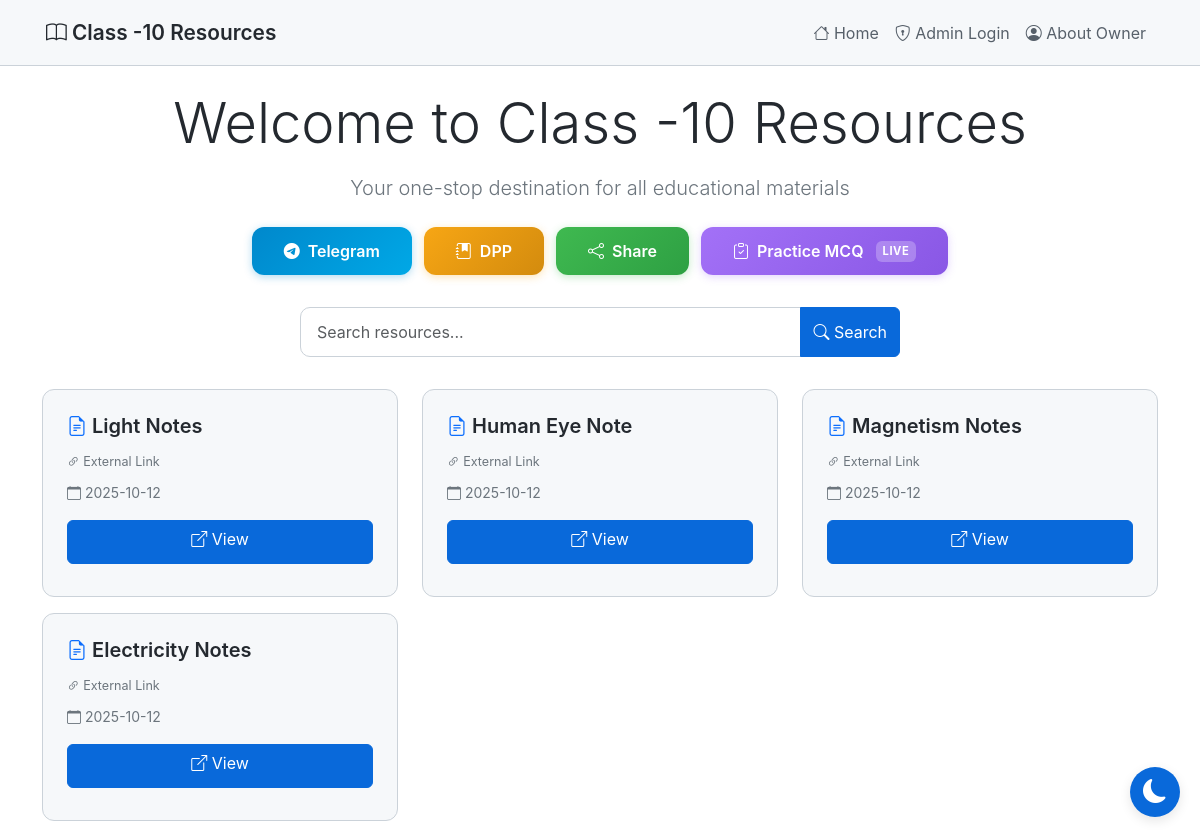
/, run on an earlier commit of the app's database.
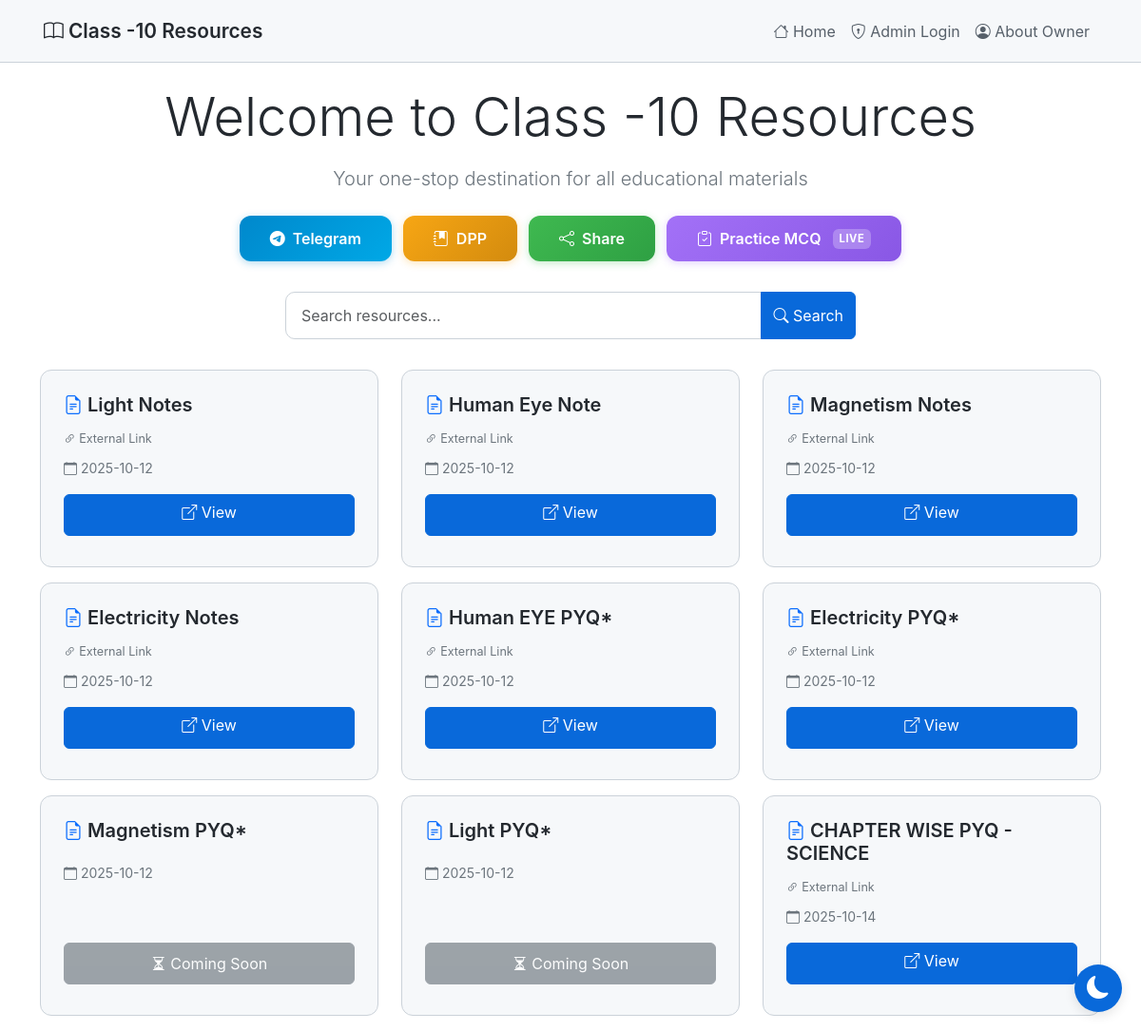
And on a later commit of the database.
### tables this page shows
CREATE TABLE "resources"
                     (id INTEGER PRIMARY KEY AUTOINCREMENT,
                      name TEXT NOT NULL,
                      link TEXT,
                      filename TEXT,
                      created_at TIMESTAMP DEFAULT CURRENT_TIMESTAMP);

### app.py (the view)
@app.route('/')
def index():
    conn = sqlite3.connect('database.db')
    conn.row_factory = sqlite3.Row
    c = conn.cursor()
    search_query = request.args.get('search', '')
    if search_query:
        c.execute('SELECT * FROM resources WHERE name LIKE ? ORDER BY created_at ASC',
                  ('%' + search_query + '%',))
    else:
        c.execute('SELECT * FROM resources ORDER BY created_at ASC')
    resources = c.fetchall()
    c.execute('SELECT * FROM owner_info WHERE id = 1')
    owner_info = c.fetchone()
    c.execute('SELECT * FROM dpps ORDER BY created_at DESC')
    dpps = c.fetchall()
    conn.close()
    is_admin = 'admin' in session
    return render_template('index.html', resources=resources, is_admin=is_admin,
                          search_query=search_query, owner_info=owner_info, dpps=dpps)

### templates/index.html (shortened to what this page needs)
{% extends "base.html" %}
{% block content %}
<div class="text-center my-3">
    <h1 class="display-4 mb-3">Welcome to Class -10 Resources</h1>
    <p class="lead text-secondary">Your one-stop destination for all educational materials</p>
</div>
<div class="action-buttons">
    {% if owner_info %}
    <a href="{{ owner_info['telegram_link'] }}" target="_blank" class="action-btn btn-telegram">
        <i class="bi bi-telegram"></i> Telegram
    </a>
    {% endif %}
    <a href="{{ url_for('dpp_page') }}" class="action-btn btn-dpp">
        <i class="bi bi-journal-bookmark-fill"></i> DPP
    </a>
    <button onclick="shareWebsite()" class="action-btn btn-share">
        <i class="bi bi-share"></i> Share
    </button>
    <a href="{{ url_for('practice_mcq') }}" class="action-btn btn-mcq btn-mcq-highlight" title="Practice MCQs">
        <i class="bi bi-clipboard-check"></i> Practice MCQ
        <span class="coming-soon-badge">Live</span>
    </a>
</div>
<div class="search-container">
    <form method="GET" action="{{ url_for('index') }}">
        <div class="input-group">
            <input type="text" name="search" id="searchInput" class="form-control search-input"
                   placeholder="Search resources..." value="{{ search_query or '' }}"
                   autocomplete="off"
                   oninput="autoSearch()">
            <button class="btn btn-primary" type="submit" aria-label="Search">
                <i class="bi bi-search"></i><span class="d-none d-sm-inline"> Search</span>
            </button>
        </div>
    </form>
</div>
<div class="row mt-4">
    {% if resources %}
        {% for resource in resources %}
        <div class="col-12 col-sm-6 col-lg-4 mb-3">
            <div class="card h-100">
                <div class="card-body d-flex flex-column">
                    <h5 class="card-title">
                        <i class="bi bi-file-earmark-text text-primary"></i>
                        {{ resource['name'] }}
                    </h5>
                    <div class="card-text mb-2">
                        {% if resource['filename'] %}
                            <small class="text-secondary d-block text-truncate" title="{{ resource['filename'] }}">
                                <i class="bi bi-paperclip"></i> {{ resource['filename'] }}
                            </small>
                        {% elif resource['link'] %}
                            <small class="text-secondary">
                                <i class="bi bi-link-45deg"></i> External Link
                            </small>
                        {% endif %}
                    </div>
                    <div class="mb-3">
                        <small class="text-secondary">
                            <i class="bi bi-calendar"></i>
                            {{ resource['created_at'][:10] }}
                        </small>
                    </div>
                    <div class="mt-auto">
                        {% if resource['link'] or resource['filename'] %}
                            <a href="{{ url_for('view_resource', id=resource['id']) }}"
                               class="btn btn-primary w-100 mb-2" target="_blank">
                                <i class="bi bi-box-arrow-up-right"></i> View
                            </a>
                        {% else %}
                            <button class="btn btn-secondary w-100 mb-2" disabled>
                                <i class="bi bi-hourglass-split"></i> Coming Soon
                            </button>
                        {% endif %}
                    </div>
                </div>
            </div>
        </div>
        {% endfor %}
    {% endif %}
</div>
{% endblock %}

### templates/base.html (shortened to what this page needs)
<!DOCTYPE html>
<html lang="en" data-theme="light">
<head>
    <link href="https://cdn.jsdelivr.net/npm/bootstrap@5.3.2/dist/css/bootstrap.min.css" rel="stylesheet">
    <link rel="stylesheet" href="https://cdn.jsdelivr.net/npm/bootstrap-icons@1.11.1/font/bootstrap-icons.css">
</head>
<body>
    <nav class="navbar navbar-expand-lg navbar-dark">
        <div class="container">
            <a class="navbar-brand" href="{{ url_for('index') }}">
                <i class="bi bi-book"></i> Class -10 Resources
            </a>
            <div class="collapse navbar-collapse" id="navbarNav">
                <ul class="navbar-nav ms-auto">
                    <li class="nav-item">
                        <a class="nav-link" href="{{ url_for('index') }}">
                            <i class="bi bi-house"></i> Home
                        </a>
                    </li>
                    {% if session.admin %}
                    <li class="nav-item">
                        <a class="nav-link" href="{{ url_for('add_resource') }}">
                            <i class="bi bi-plus-circle"></i> Add Resource
                        </a>
                    </li>
                    <li class="nav-item">
                        <a class="nav-link" href="{{ url_for('download_database') }}">
                            <i class="bi bi-download"></i> Backup DB
                        </a>
                    </li>
                    <li class="nav-item">
                        <a class="nav-link" href="{{ url_for('logout') }}">
                            <i class="bi bi-box-arrow-right"></i> Logout
                        </a>
                    </li>
                    {% else %}
                    <li class="nav-item">
                        <a class="nav-link" href="{{ url_for('login') }}">
                            <i class="bi bi-shield-lock"></i> Admin Login
                        </a>
                    </li>
                    {% endif %}
                    <li class="nav-item">
                        <a class="nav-link" href="{{ url_for('about_owner') }}">
                            <i class="bi bi-person-circle"></i> About Owner
                        </a>
                    </li>
                </ul>
            </div>
        </div>
    </nav>
    <div class="container mt-4">
        {% block content %}{% endblock %}
    </div>
    <button class="theme-toggle" id="themeToggle" aria-label="Toggle theme">
        <i class="bi bi-moon-fill" id="themeIcon"></i>
    </button>
</body>
</html>

### templates/base.html (style rules this page uses)
:root { --bg-primary: #ffffff; --bg-secondary: #f6f8fa; --bg-tertiary: #ffffff; --text-primary: #24292f; --text-secondary: #57606a; --border-color: #cbd2d9; --accent-color: #0969da; --success-color: #1a7f37; --danger-color: #cf222e; --shadow-color: rgba(0, 0, 0, 0.1); }
body { background-color: var(--bg-primary); color: var(--text-primary); font-family: -apple-system, BlinkMacSystemFont, 'Segoe UI', 'Noto Sans', Helvetica, Arial, sans-serif; min-height: 100vh; transition: background-color 0.3s ease, color 0.3s ease; }
* { transition: background-color 0.3s ease, color 0.3s ease, border-color 0.3s ease; }
.navbar { background-color: var(--bg-secondary) !important; border-bottom: 1px solid var(--border-color); padding: 0.75rem 0; }
.navbar .container { padding-left: 1rem; padding-right: 1rem; }
.navbar-brand { font-weight: 600; color: var(--text-primary) !important; font-size: 1.3rem; }
.nav-link { color: var(--text-secondary) !important; transition: color 0.3s ease; }
.btn-primary { background-color: var(--accent-color); border-color: var(--accent-color); transition: all 0.3s ease; min-height: 44px; }
.btn { min-height: 44px; }
.card { background-color: var(--bg-secondary); border: 1px solid var(--border-color); border-radius: 12px; transition: all 0.3s ease; overflow: hidden; }
.card-body { padding: 1.5rem; }
.card-title { color: var(--text-primary); font-weight: 600; margin-bottom: 0.75rem; }
.card-text { color: var(--text-secondary); font-size: 0.9rem; }
.form-control, .form-select { background-color: var(--bg-tertiary); border: 1px solid var(--border-color); color: var(--text-primary); }
.theme-toggle { position: fixed; bottom: 20px; right: 20px; width: 50px; height: 50px; border-radius: 50%; background: var(--accent-color); border: none; color: white; font-size: 1.5rem; cursor: pointer; box-shadow: 0 4px 12px var(--shadow-color); transition: all 0.3s ease; z-index: 1000; display: flex; align-items: center; justify-content: center; }
.action-buttons { display: flex; flex-wrap: wrap; gap: 0.75rem; justify-content: center; margin: 1.5rem 0; padding: 0 1rem; }
.action-btn { padding: 0.75rem 2rem; font-size: 1rem; font-weight: 600; border-radius: 12px; text-decoration: none; display: inline-flex; align-items: center; justify-content: center; gap: 0.5rem; transition: all 0.3s ease; border: none; cursor: pointer; min-height: 44px; white-space: nowrap; }
.btn-telegram { background: linear-gradient(135deg, #0088cc, #00a8e6); color: white; }
.btn-share { background: linear-gradient(135deg, #3fb950, #2ea043); color: white; }
.btn-mcq { background: linear-gradient(135deg, #a371f7, #8957e5); color: white; }
.btn-mcq-highlight { position: relative; box-shadow: 0 0 0 rgba(163, 113, 247, 0.4); animation: mcqPulse 2.2s infinite; }
.btn-mcq-highlight::after { content: ""; position: absolute; inset: -3px; border-radius: 14px; border: 2px solid rgba(163, 113, 247, 0.5); opacity: 0; animation: mcqRing 2.2s infinite; }
.coming-soon-badge { background: rgba(255,255,255,0.25); border-radius: 6px; padding: 2px 7px; font-size: 0.7rem; font-weight: 700; letter-spacing: 0.05em; text-transform: uppercase; margin-left: 0.25rem; }
[data-theme="light"] .btn-telegram { box-shadow: 0 2px 8px rgba(0, 136, 204, 0.3); }
[data-theme="light"] .btn-share { box-shadow: 0 2px 8px rgba(63, 185, 80, 0.3); }
[data-theme="light"] .btn-mcq { box-shadow: 0 2px 8px rgba(163, 113, 247, 0.3); }
.search-container { max-width: 600px; margin: 2rem auto; }
.search-input { border-radius: 10px; padding: 0.75rem 1rem; }
.btn-dpp { background: linear-gradient(135deg, #f7a614, #d38b0e); color: white; }
[data-theme="light"] .btn-dpp { box-shadow: 0 2px 8px rgba(247, 166, 20, 0.3); }

What changed in the data, as far as the page shows it:
added resources: name "Human EYE PYQ*", shows "External Link", created_at "2025-10-12"
added resources: name "Electricity PYQ*", shows "External Link", created_at "2025-10-12"
added resources: name "Magnetism PYQ*", created_at "2025-10-12", link "Coming Soon"
added resources: name "Light PYQ*", created_at "2025-10-12", link "Coming Soon"
added resources: name "CHAPTER WISE PYQ - SCIENCE", shows "External Link", created_at "2025-10-14"
